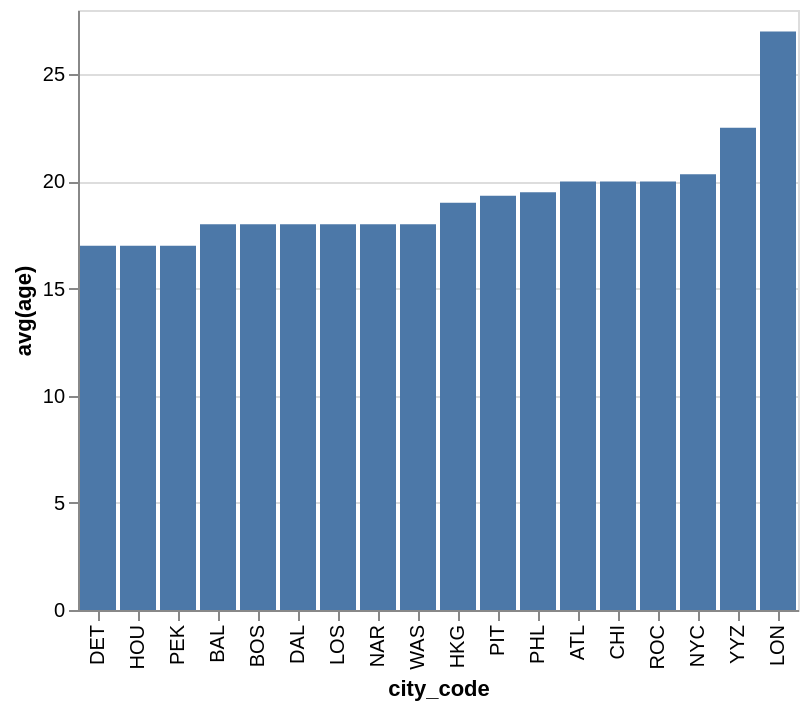

Here is the Vega-Lite specification saved for this chart:
### Vega-Lite specification from a JSON file in a GitHub repository (floating-point values rounded to 4 significant figures)
{"data": {"values": [{"x_data": "DET", "y_data": 17}, {"x_data": "HOU", "y_data": 17}, {"x_data": "PEK", "y_data": 17}, {"x_data": "BAL", "y_data": 18}, {"x_data": "BOS", "y_data": 18}, {"x_data": "DAL", "y_data": 18}, {"x_data": "LOS", "y_data": 18}, {"x_data": "NAR", "y_data": 18}, {"x_data": "WAS", "y_data": 18}, {"x_data": "HKG", "y_data": 19}, {"x_data": "PIT", "y_data": 19.33}, {"x_data": "PHL", "y_data": 19.5}, {"x_data": "ATL", "y_data": 20}, {"x_data": "CHI", "y_data": 20}, {"x_data": "ROC", "y_data": 20}, {"x_data": "NYC", "y_data": 20.33}, {"x_data": "YYZ", "y_data": 22.5}, {"x_data": "LON", "y_data": 27}]}, "mark": "bar", "encoding": {"x": {"field": "x_data", "type": "nominal", "title": "city_code", "sort": {"op": "sum", "field": "y_data", "order": "ascending"}}, "y": {"field": "y_data", "type": "quantitative", "title": "avg(age)"}}}
